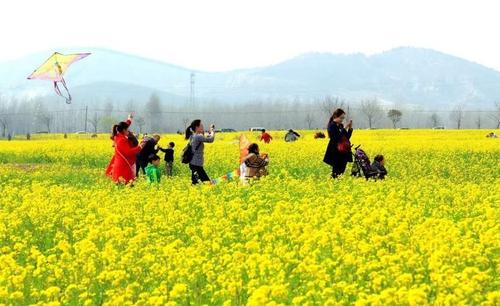
#> input picture OpenCV/Images/m4m.jpg, 500 x 306 px, found by its file name
$ jupyter execute '17_图片移位源码理解.ipynb'
#> lines starting #> are read from the running program, lines starting #| are printed output that depends on the picture
[cell 1]
# 需求： 源码层面上 实现位移，其本质还是计算 newX, newY
import cv2
import numpy as np

img = cv2.imread("..\Images\m4m.jpg",1)
#> img is the input picture: shape (306, 500, 3); mean B, G, R 115.9, 207.7, 201.8
cv2.imshow('src',img)
imgInfo = img.shape
#> imgInfo = (306, 500, 3)

# 构造一个 相同大小维度的 空矩阵， 参数1：图片维度， 参数2：数据类型
dst = np.zeros(img.shape,np.uint8)
height = imgInfo[0]
#> height = 306
widht = imgInfo[1]
#> widht = 500

# 通过循环来 在 空矩阵填充 数值
for i in range(0,height-200): # -100 表示： 位移之后100，之后的像素点 就获取不到了
    for j in range(0,widht-100): # -100 表示： 位移之后100，之后的像素点 就获取不到了
        dst[i+200,j+100] = img[i,j] # 这里则 具体表示 位移方向，并且 具体位移大小 100，要与 上面 -100的数值一致
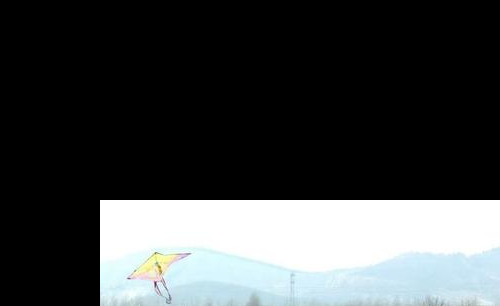
#> dst: shape (306, 500, 3); mean B, G, R 68.6, 67.8, 64.7
cv2.imshow('myimg',dst)
cv2.waitKey(0)
cv2.destroyAllWindows()


$ run again, with OpenCV/Images/m1m.jpg copied over OpenCV/Images/m4m.jpg
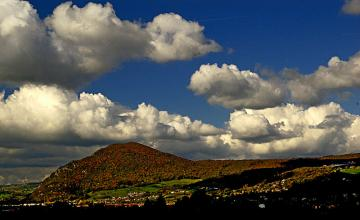
#> input picture OpenCV/Images/m1m.jpg, 360 x 220 px, found by its file name
#> img is the input picture: shape (220, 360, 3); mean B, G, R 87.2, 86.7, 83.4
#> after the loop `for i in range(0,height-200):`:
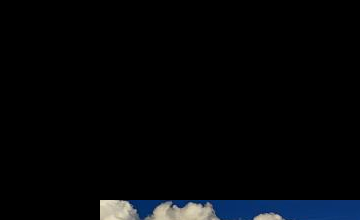
#> dst: shape (220, 360, 3); mean B, G, R 8.1, 6.1, 4.5

$ run again, with OpenCV/Images/m2m.jpg copied over OpenCV/Images/m4m.jpg
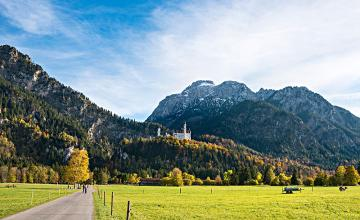
#> input picture OpenCV/Images/m2m.jpg, 360 x 220 px, found by its file name
#> img is the input picture: shape (220, 360, 3); mean B, G, R 141, 149, 132.6
#> after the loop `for i in range(0,height-200):`:
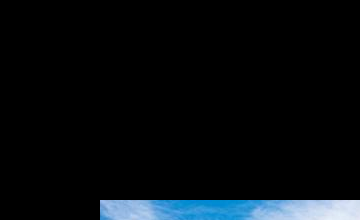
#> dst: shape (220, 360, 3); mean B, G, R 14.8, 11.7, 7.6

$ run again, with OpenCV/Images/m3m.jpg copied over OpenCV/Images/m4m.jpg
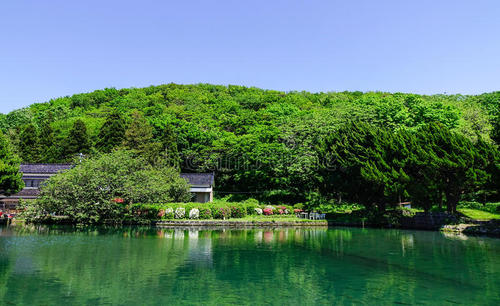
#> input picture OpenCV/Images/m3m.jpg, 500 x 306 px, found by its file name
#> img is the input picture: shape (306, 500, 3); mean B, G, R 106.6, 122.4, 89.1
#> after the loop `for i in range(0,height-200):`:
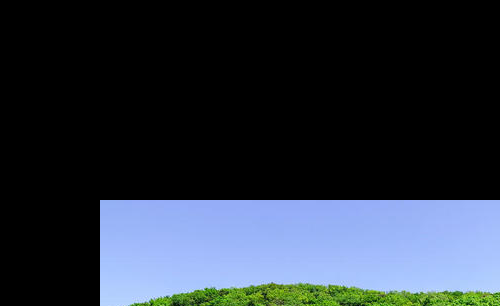
#> dst: shape (306, 500, 3); mean B, G, R 61.3, 49.9, 41.8
